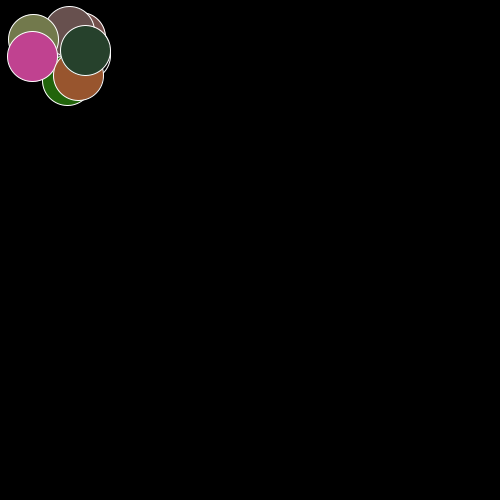
Frame 1 (no input)
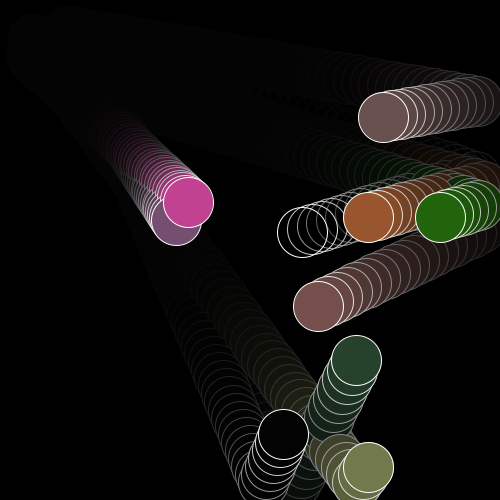
Frame 60 (the mouse pressed at the canvas centre just before this capture)
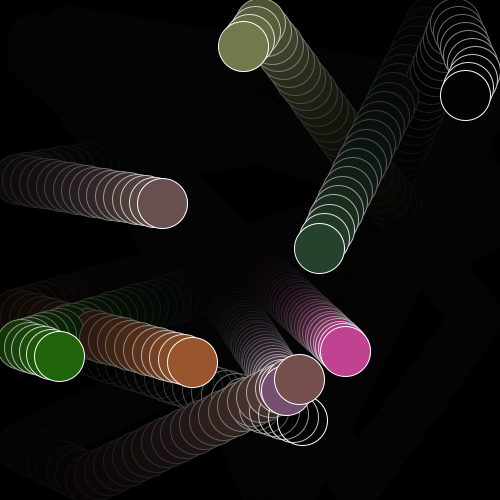
Frame 120 (the mouse held since frame 60 and released just before this capture)

The Processing sketch that drew these frames (run headless with seeded random() and noise(); from frame 60 on, the mouse is pressed at the canvas centre):

// Processing sketch: processing_95701
// ── processing_95701.pde

ColorHEllipse[] e= new ColorHEllipse[10];
float xpos, ypos, xspeed, yspeed;

void setup() {
  colorMode(HSB);
  size(500, 500) ;
  frameRate(50);
  background(0);
  for (int i=0; i<10;i++) {   
    e[i]=new ColorHEllipse (random(25, 100), random(25, 100), random(1, 10), random(1, 10), color(random(255), random(255), random(255)));
  }
}

void draw() {
  fadeToBlack();
  for (int i = 0; i < 10; i++) {
    e[i].update();
  }
}

void fadeToBlack() {
  noStroke();
  fill(0, 30);
  rectMode(CORNER);
  rect(0, 0, width, height);
}

class ColorHEllipse extends HEllipse {
  color col;
  ColorHEllipse(float x, float y, float p, float q, color _col){
    super (x,y,p,q);
    col= _col;
  }
  
  void update(){
    super.update();
     fill(col);
  } 
}
class HEllipse {
 float xpos, ypos, xspeed, yspeed; 
  HEllipse(float x, float y, float p, float q) {
  xpos=x;
   ypos=y;
    xspeed=p;
   yspeed=q;
 }
  
  void update() {
    xpos += xspeed;
    ypos += yspeed;
    if (xpos>width-25) {
      xspeed=xspeed*(-1);
    }
    if (ypos>height-25) {
      yspeed=yspeed*(-1);
    }
    if (xpos<0+25) {
      xspeed=xspeed*(-1);
    }
    if (ypos<0+25) {
      yspeed=yspeed*(-1);
    }
    stroke(255);
    ellipse(xpos, ypos, 50, 50);
  }
}
